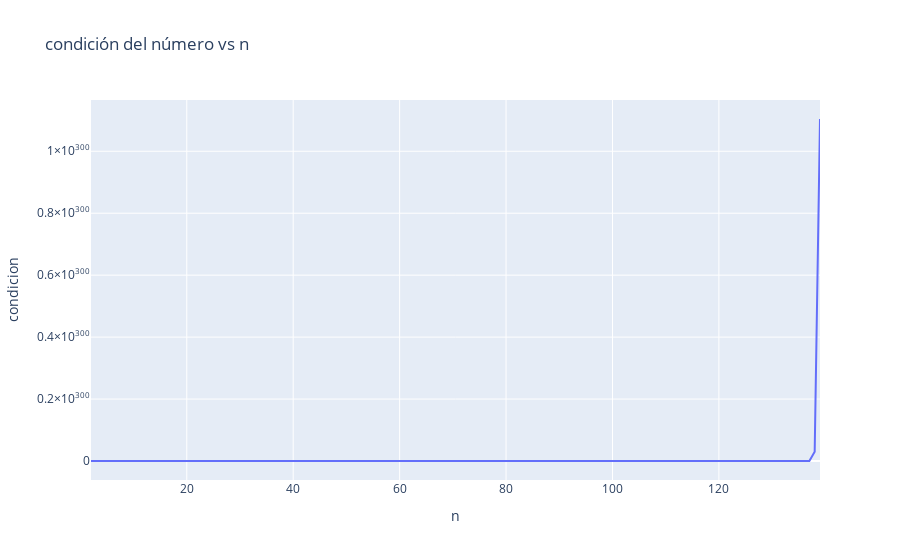

This figure's notebook cell:
### Code cell
numeros_condicion = []
rangon = range(2, 140)
for n in rangon:
    A = create_incremental_power_matrix(n)
    condicion = numero_condicion(A)
    numeros_condicion.append(condicion)

data = {"n": rangon, "condicion": numeros_condicion}
df = pd.DataFrame(data)

fig = px.line(df, x="n", y="condicion", title="condición del número vs n")
fig.show()

### Figure 1 — Plotly figure (JSON) as saved in the notebook; plotly's stock layout.template omitted (floating-point values rounded to 4 significant figures; data arrays with more than 128 entries replaced by an {"elided": "..."} marker saying what was removed)
{"data": [{"hovertemplate": "n=%{x}<br>condicion=%{y}<extra></extra>", "legendgroup": "", "line": {"color": "#636efa", "dash": "solid"}, "marker": {"symbol": "circle"}, "mode": "lines", "name": "", "orientation": "v", "showlegend": false, "type": "scatter", "x": {"elided": "138 int values"}, "xaxis": "x", "y": {"elided": "138 float values"}, "yaxis": "y"}], "layout": {"legend": {"tracegroupgap": 0}, "title": {"text": "condición del número vs n"}, "xaxis": {"anchor": "y", "domain": [0, 1], "title": {"text": "n"}}, "yaxis": {"anchor": "x", "domain": [0, 1], "title": {"text": "condicion"}}}}
